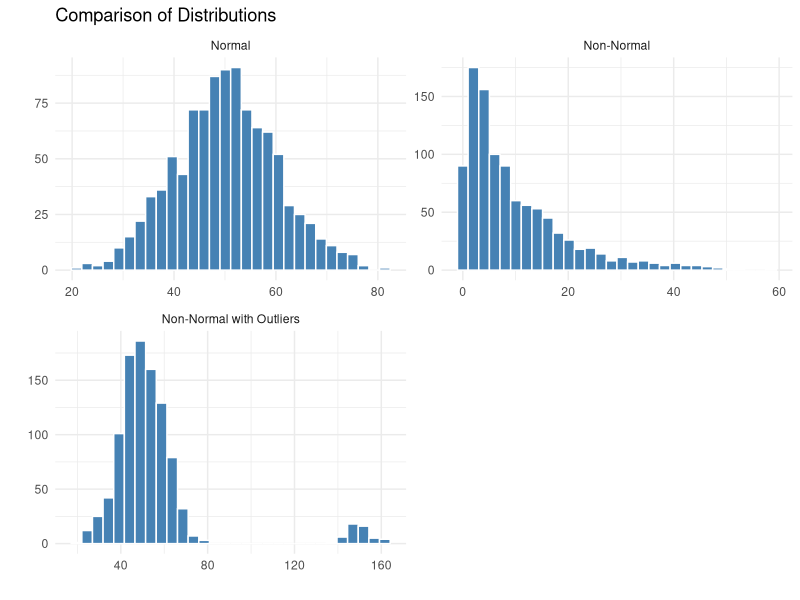

R code for this plot:
## ---- chunk 1
# Load libraries
library(ggplot2)

# 1. Normally distributed data
set.seed(123)
normal_data <- rnorm(1000, mean = 50, sd = 10)

# 2. Non-normally distributed data (Exponential)
non_normal_data <- rexp(1000, rate = 0.1)

# 3. Non-normal with outliers (Start with normal, add extreme values)
outlier_data <- c(rnorm(950, mean = 50, sd = 10), rnorm(50, mean = 150, sd = 5))

# Create data frames for plotting
df1 <- data.frame(value = normal_data, type = "Normal")
df2 <- data.frame(value = non_normal_data, type = "Non-Normal")
df3 <- data.frame(value = outlier_data, type = "Non-Normal with Outliers")

# Combine all
all_data <- rbind(df1, df2, df3)
all_data$type <- factor(all_data$type,
                        levels = c("Normal", 
                                   "Non-Normal", 
                                   "Non-Normal with Outliers"))


# Plot histograms using facets
ggplot(all_data, aes(x = value)) +
  geom_histogram(bins = 30, fill = "steelblue", color = "white") +
  facet_wrap(~type, 
             scales = "free",
             nrow = 2) +
  theme_minimal() +
  labs(title = "Comparison of Distributions",
       x = "",
       y = "")


## ---- chunk 2

shapiro.test(all_data$value)

## ---- chunk 3

library(car)

leveneTest(value ~ type, all_data)

## ---- chunk 4

# model <- lm(y ~ x + z, data)
# 
# library(car)
# 
# vif(model)
